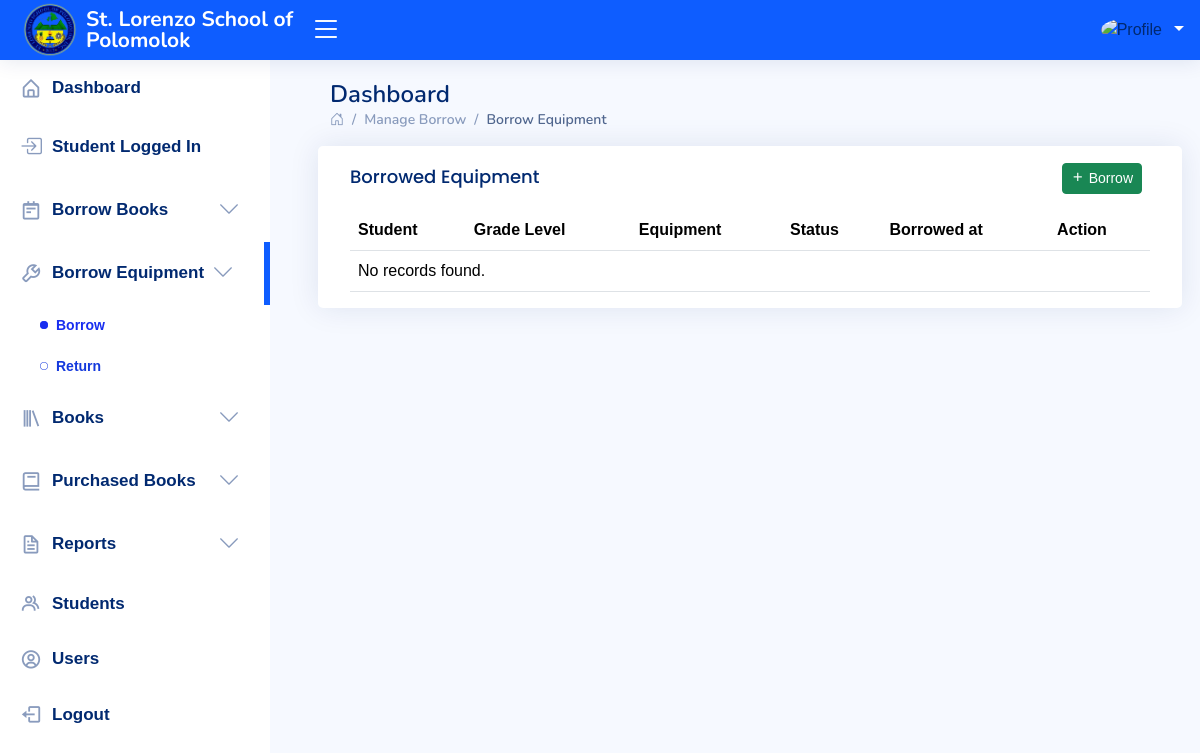
Before: /administrator/borrow-equipment.php with the older database file.
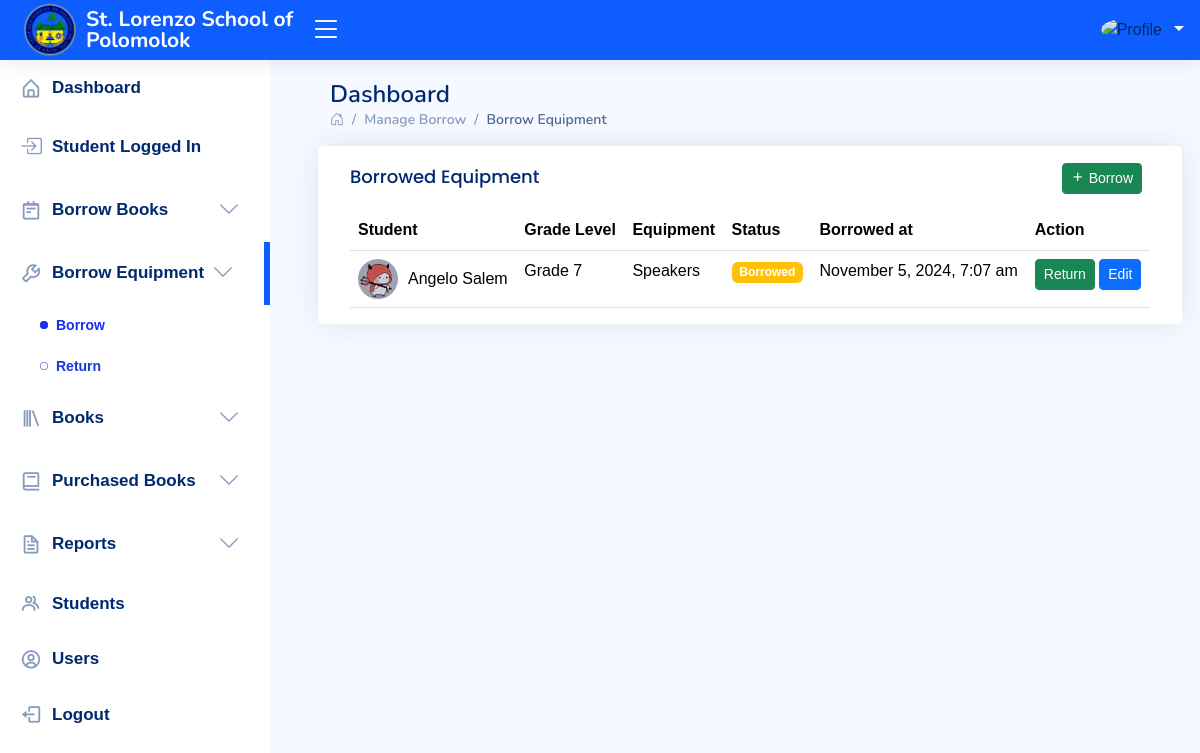
After: the same page with the newer database file.
### tables this page shows
CREATE TABLE IF NOT EXISTS `equipment_borrow` (
  `equipment_id` int NOT NULL AUTO_INCREMENT,
  `student_id` int NOT NULL,
  `equipment` varchar(255) NOT NULL,
  `status` varchar(255) NOT NULL,
  `created_at` timestamp NOT NULL DEFAULT CURRENT_TIMESTAMP,
  PRIMARY KEY (`equipment_id`),
  KEY `fk_student` (`student_id`)
);

CREATE TABLE IF NOT EXISTS `student` (
  `student_id` int NOT NULL AUTO_INCREMENT,
  `user_id` int NOT NULL,
  `rfid` varchar(255) NOT NULL,
  `firstname` varchar(255) NOT NULL,
  `middlename` varchar(255) NOT NULL,
  `lastname` varchar(255) NOT NULL,
  `gradelevel` varchar(255) NOT NULL,
  `address` varchar(255) NOT NULL,
  `picture` varchar(255) NOT NULL,
  `created_at` varchar(255) NOT NULL,
  PRIMARY KEY (`student_id`)
);

### administrator/borrow-equipment.php (the view, shortened to what the changed rows need)
<!DOCTYPE html>
<html lang="en">
<head>
    <link href="assets/vendor/bootstrap/css/bootstrap.min.css" rel="stylesheet">
    <link href="assets/vendor/bootstrap-icons/bootstrap-icons.css" rel="stylesheet">
    <link href="assets/vendor/boxicons/css/boxicons.min.css" rel="stylesheet">
    <link href="assets/vendor/quill/quill.snow.css" rel="stylesheet">
    <link href="assets/vendor/quill/quill.bubble.css" rel="stylesheet">
    <link href="assets/vendor/remixicon/remixicon.css" rel="stylesheet">
    <link href="assets/vendor/simple-datatables/style.css" rel="stylesheet">
    <link href="assets/css/style.css" rel="stylesheet">
    <link href="assets/sweet-alert/sweetalert2.min.css" rel="stylesheet">
</head>
<body>
    <?php
  include 'inc/navbar.php';
  ?>
    <main id="main" class="main">
        <div class="pagetitle">
            <h1>Dashboard</h1>
        </div>
        <section class="section">
            <div class="row">
                <div class="card">
                    <div class="card-body">
                        <table class="table datatable">
                            <thead>
                                <tr>
                                    <th>Student</th>
                                    <th>Grade Level</th>
                                    <th>Equipment</th>
                                    <th>Status</th>
                                    <th>Borrowed at</th>
                                    <th>Action</th>
                                </tr>
                            </thead>
                            <tbody>
                                <?php
                                  $sql = "SELECT
                                              CONCAT(s.firstname, ' ', s.middlename, ' ', s.lastname) AS student_name,
                                              s.gradelevel,
                                              s.picture, -- Include the picture column
                                              be.equipment_id,
                                              be.equipment AS equipment_name,
                                              be.status,
                                              be.created_at
                                          FROM equipment_borrow be
                                          JOIN student s ON be.student_id = s.student_id
                                          WHERE be.status != 'returned' -- Exclude returned equipment
                                          ORDER BY be.created_at DESC";
                                  $result = $con->query($sql);
                                  if ($result === false) {
                                      echo "<tr><td colspan='6'>Error: " . $con->error . "</td></tr>";
                                  } elseif ($result->num_rows > 0) {
                                      while ($row = $result->fetch_assoc()) {
                                        echo "<tr>";
                                          $picturePath = 'uploads/' . htmlspecialchars($row['picture']);
                                          echo "<td>";
                                          echo "<div class='d-flex align-items-center'>";
                                          if (!empty($row['picture'])) {
                                              echo "<img src='" . $picturePath . "' alt='Profile Picture' style='width: 40px; height: 40px; border-radius: 50%; object-fit: cover; margin-right: 10px;'>";
                                          } else {
                                              echo "<img src='path/to/default/image.jpg' alt='Default Picture' style='width: 40px; height: 40px; border-radius: 50%; object-fit: cover; margin-right: 10px;'>";
                                          }
                                          echo "<span>" . htmlspecialchars($row['student_name']) . "</span>";
                                          echo "</div>";
                                          echo "</td>";
                                          echo "<td>" . htmlspecialchars($row['gradelevel']) . "</td>";
                                          echo "<td>" . htmlspecialchars($row['equipment_name']) . "</td>";
                                          if ($row['status'] === 'borrowed') {
                                              echo "<td><span class='badge bg-warning'>Borrowed</span></td>";
                                          } else {
                                              echo "<td><span class='badge bg-secondary'>" . htmlspecialchars($row['status']) . "</span></td>";
                                          }
                                          $createdAt = new DateTime($row['created_at']);
                                          echo "<td>" . $createdAt->format('F j, Y, g:i a') . "</td>";
                                          echo "<td>";
                                          echo "<button type='button' class='btn btn-success btn-sm' data-bs-toggle='modal' data-bs-target='#returnModal' data-id='" . $row['equipment_id'] . "'>Return</button> ";
                                          echo "<button type='button' class='btn btn-primary btn-sm' data-bs-toggle='modal' data-bs-target='#editModal' data-id='" . $row['equipment_id'] . "' data-name='" . htmlspecialchars($row['equipment_name']) . "'>Edit</button> ";
                                          echo "</td>";
                                        echo "</tr>";
                                      }
                                  } else {
                                      echo "<tr><td colspan='6'>No records found.</td></tr>";
                                  }
                                  ?>
                            </tbody>
                        </table>
                    </div>
                </div>
            </div>
        </section>
    </main>
</body>
</html>

Changed rows visible on the page:
added equipment_borrow: student.picture (picture), student_name "Angelo Salem", student.gradelevel "Grade 7", equipment "Speakers", status "Borrowed", created_at "November 5, 2024, 7:07 am"
Other visible differences:
text no longer shown: "No records found."
